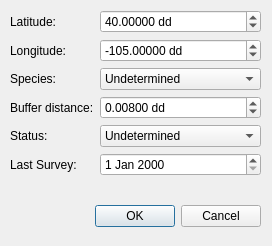
<?xml version="1.0" encoding="UTF-8"?>
<ui version="4.0">
 <class>NewRaptorDialogBase</class>
 <widget class="QDialog" name="NewRaptorDialogBase">
  <property name="geometry">
   <rect>
    <x>0</x>
    <y>0</y>
    <width>272</width>
    <height>246</height>
   </rect>
  </property>
  <property name="windowTitle">
   <string>Add New Raptor</string>
  </property>
  <widget class="QDialogButtonBox" name="button_box">
   <property name="geometry">
    <rect>
     <x>10</x>
     <y>200</y>
     <width>251</width>
     <height>32</height>
    </rect>
   </property>
   <property name="orientation">
    <enum>Qt::Horizontal</enum>
   </property>
   <property name="standardButtons">
    <set>QDialogButtonBox::Cancel|QDialogButtonBox::Ok</set>
   </property>
  </widget>
  <widget class="QWidget" name="formLayoutWidget">
   <property name="geometry">
    <rect>
     <x>10</x>
     <y>10</y>
     <width>251</width>
     <height>171</height>
    </rect>
   </property>
   <layout class="QFormLayout" name="lytForm">
    <item row="0" column="0">
     <widget class="QLabel" name="latitudeLabel">
      <property name="text">
       <string>Latitude:</string>
      </property>
     </widget>
    </item>
    <item row="0" column="1">
     <widget class="QDoubleSpinBox" name="spbLatitude">
      <property name="suffix">
       <string> dd</string>
      </property>
      <property name="decimals">
       <number>5</number>
      </property>
      <property name="minimum">
       <double>-90.000000000000000</double>
      </property>
      <property name="maximum">
       <double>90.000000000000000</double>
      </property>
      <property name="singleStep">
       <double>0.001000000000000</double>
      </property>
      <property name="value">
       <double>40.000000000000000</double>
      </property>
     </widget>
    </item>
    <item row="1" column="0">
     <widget class="QLabel" name="longitudeLabel">
      <property name="text">
       <string>Longitude:</string>
      </property>
     </widget>
    </item>
    <item row="1" column="1">
     <widget class="QgsDoubleSpinBox" name="spbLongitude">
      <property name="suffix">
       <string> dd</string>
      </property>
      <property name="decimals">
       <number>5</number>
      </property>
      <property name="minimum">
       <double>-180.000000000000000</double>
      </property>
      <property name="maximum">
       <double>180.000000000000000</double>
      </property>
      <property name="singleStep">
       <double>0.001000000000000</double>
      </property>
      <property name="value">
       <double>-105.000000000000000</double>
      </property>
     </widget>
    </item>
    <item row="2" column="0">
     <widget class="QLabel" name="speciesLabel">
      <property name="text">
       <string>Species:</string>
      </property>
     </widget>
    </item>
    <item row="2" column="1">
     <widget class="QComboBox" name="cmbSpecies">
      <item>
       <property name="text">
        <string>Undetermined</string>
       </property>
      </item>
      <item>
       <property name="text">
        <string>Red-tail-Hawk</string>
       </property>
      </item>
      <item>
       <property name="text">
        <string>Swainsons Hawk</string>
       </property>
      </item>
      <item>
       <property name="text">
        <string>Northem Harrier</string>
       </property>
      </item>
     </widget>
    </item>
    <item row="3" column="0">
     <widget class="QLabel" name="bufferDistanceLabel">
      <property name="text">
       <string>Buffer distance:</string>
      </property>
     </widget>
    </item>
    <item row="3" column="1">
     <widget class="QDoubleSpinBox" name="spbBuffer">
      <property name="suffix">
       <string> dd</string>
      </property>
      <property name="decimals">
       <number>5</number>
      </property>
      <property name="maximum">
       <double>0.100000000000000</double>
      </property>
      <property name="singleStep">
       <double>0.001000000000000</double>
      </property>
      <property name="value">
       <double>0.008000000000000</double>
      </property>
     </widget>
    </item>
    <item row="4" column="0">
     <widget class="QLabel" name="statusLabel">
      <property name="text">
       <string>Status:</string>
      </property>
     </widget>
    </item>
    <item row="4" column="1">
     <widget class="QComboBox" name="cmbStatus">
      <item>
       <property name="text">
        <string>Undetermined</string>
       </property>
      </item>
      <item>
       <property name="text">
        <string>Active Nest</string>
       </property>
      </item>
      <item>
       <property name="text">
        <string>Inactive Nest</string>
       </property>
      </item>
      <item>
       <property name="text">
        <string>Fledged Nest</string>
       </property>
      </item>
     </widget>
    </item>
    <item row="5" column="0">
     <widget class="QLabel" name="lastSurveyLabel">
      <property name="text">
       <string>Last Survey:</string>
      </property>
     </widget>
    </item>
    <item row="5" column="1">
     <widget class="QDateEdit" name="dteLast"/>
    </item>
   </layout>
  </widget>
 </widget>
 <customwidgets>
  <customwidget>
   <class>QgsDoubleSpinBox</class>
   <extends>QDoubleSpinBox</extends>
   <header>qgsdoublespinbox.h</header>
  </customwidget>
 </customwidgets>
 <resources/>
 <connections>
  <connection>
   <sender>button_box</sender>
   <signal>accepted()</signal>
   <receiver>NewRaptorDialogBase</receiver>
   <slot>accept()</slot>
   <hints>
    <hint type="sourcelabel">
     <x>20</x>
     <y>20</y>
    </hint>
    <hint type="destinationlabel">
     <x>20</x>
     <y>20</y>
    </hint>
   </hints>
  </connection>
  <connection>
   <sender>button_box</sender>
   <signal>rejected()</signal>
   <receiver>NewRaptorDialogBase</receiver>
   <slot>reject()</slot>
   <hints>
    <hint type="sourcelabel">
     <x>20</x>
     <y>20</y>
    </hint>
    <hint type="destinationlabel">
     <x>20</x>
     <y>20</y>
    </hint>
   </hints>
  </connection>
 </connections>
</ui>
